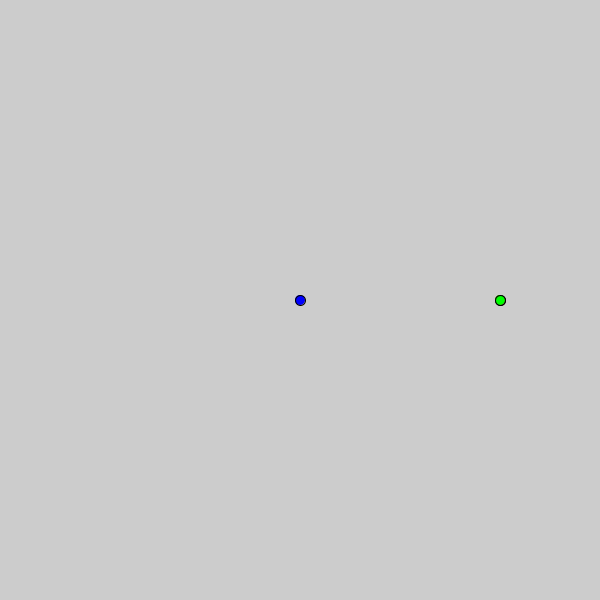
Frame 1 (no input)
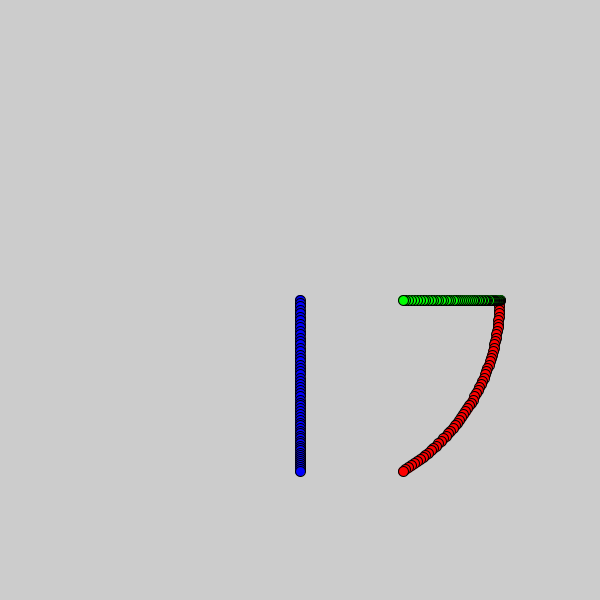
Frame 60 (the mouse pressed at the canvas centre just before this capture)
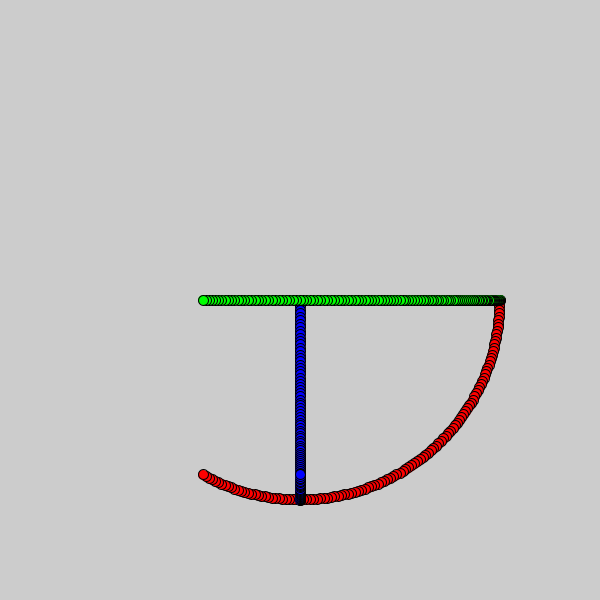
Frame 120 (the mouse held since frame 60 and released just before this capture)

The Processing sketch that drew these frames (run headless with seeded random() and noise(); from frame 60 on, the mouse is pressed at the canvas centre):

// Processing sketch: i_wish_my_geometery_teacher_explained_with_code
// ── i_wish_my_geometery_teacher_explained_with_code.pde
float x, y;
float adjustedX, adjustedY;
float angle;
int radius;

void setup() {
  size(600,600);
  rectMode(CENTER); 
  x = width/2;
  y = height/2;
  radius = 400;
  smooth();
}

void draw() {
    // origin + cosine of the angle times half the radius
    adjustedX = x + cos(radians(angle))*(radius/2);
    // origin + sin of the angle times half of the radius
    adjustedY = y + sin(radians(angle))*(radius/2);
    //this draws a circular motion in red
    fill(255,0,0);
    ellipse(adjustedX, adjustedY, 10, 10);
    //this is just the cosine in green
    fill(0,255,0);
    ellipse(adjustedX, y, 10, 10);
    //this is just the sin in blue
    fill(0,0,255);
    ellipse(x, adjustedY, 10, 10);
    angle++;
}
